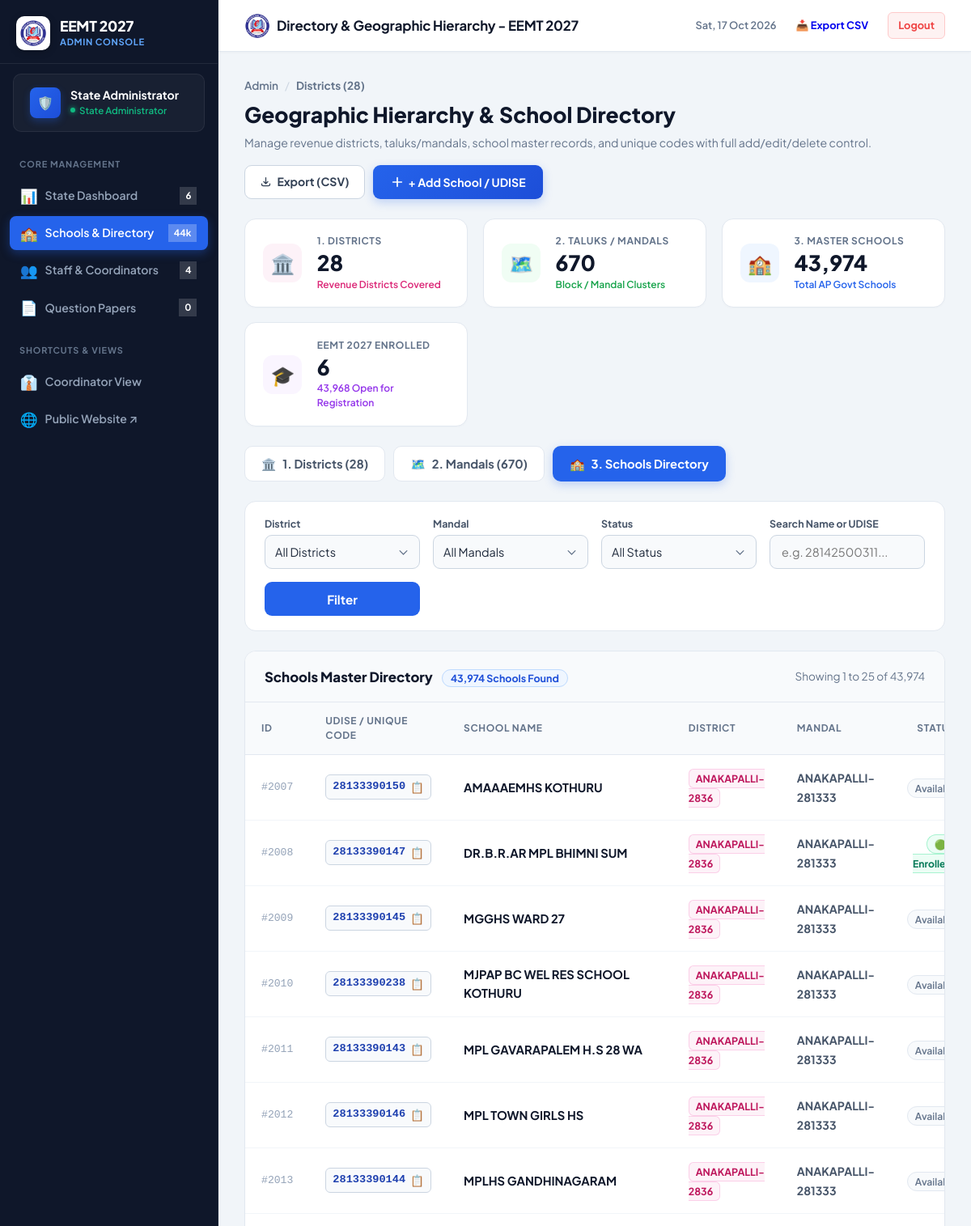
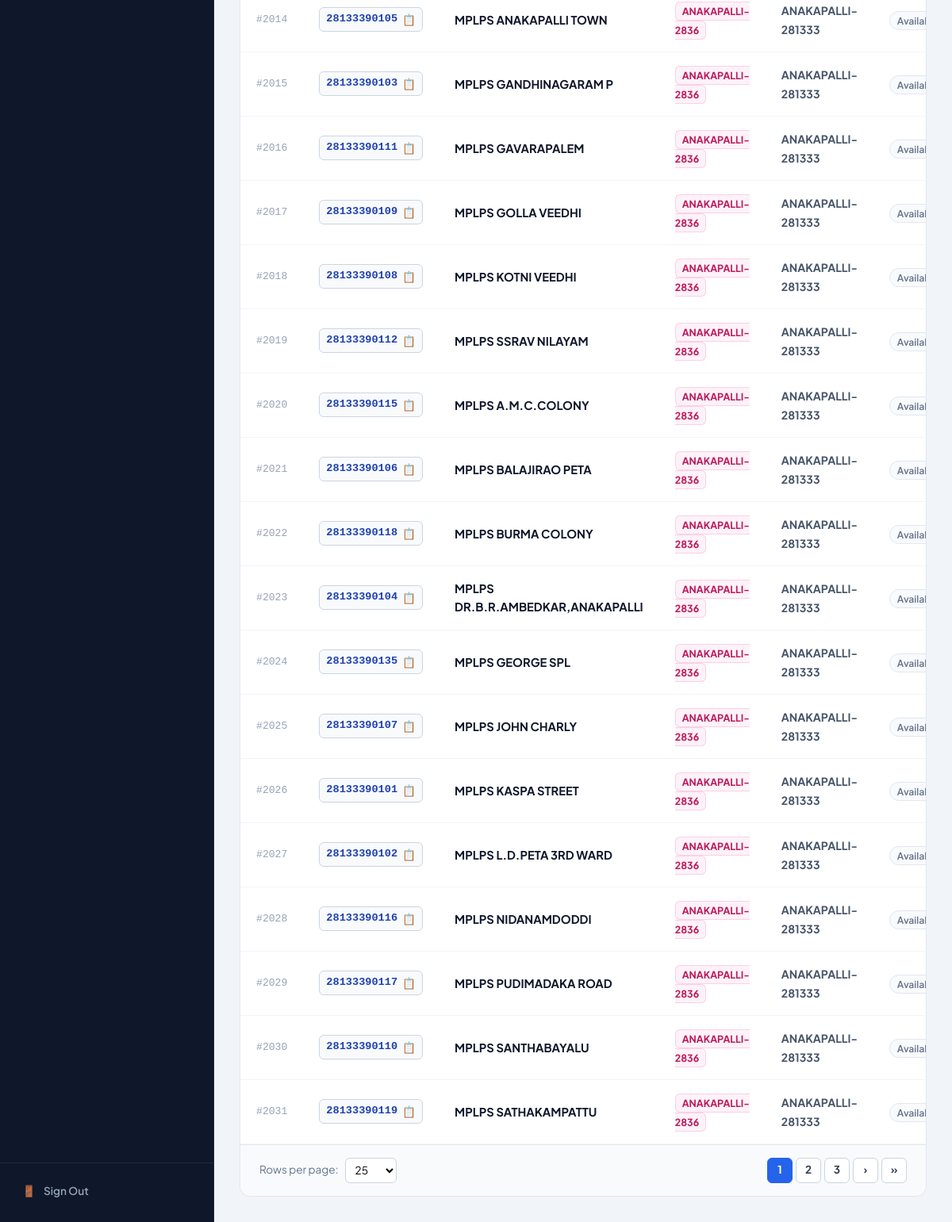
Page /admin/schools_master.php?view=schools (signed in) on the committed database (2 pictures, top to bottom).
### tables this page shows
CREATE TABLE schools_master (
    id INTEGER PRIMARY KEY AUTOINCREMENT,
    district TEXT NOT NULL,
    mandal TEXT NOT NULL,
    school_name TEXT NOT NULL,
    unique_code TEXT NOT NULL,
    is_registered INTEGER DEFAULT 0,
    created_at TEXT DEFAULT CURRENT_TIMESTAMP
);

### admin/schools_master.php (the view, shortened to what the rows shown need)
<?php
$pdo = getDB();
$view = $_GET['view'] ?? 'districts';
$reqPerPage = isset($_GET['per_page']) ? (int)$_GET['per_page'] : 25;
$perPage = in_array($reqPerPage, [15, 25, 50, 100, 250], true) ? $reqPerPage : 25;
require_once __DIR__ . '/includes/admin_header.php';
?>
<div style="display: flex; justify-content: space-between; align-items: flex-start; flex-wrap: wrap; gap: 1rem; margin-bottom: 1.5rem;">
    <div>
        <h1 style="font-size: 1.65rem; font-weight: 800; color: #0f172a; margin: 0 0 0.3rem 0;">
            Geographic Hierarchy &amp; School Directory
        </h1>
    </div>
</div>
<?php if ($view === 'districts'): ?>
    <?php
    $districtSearch = trim($_GET['search'] ?? '');
    $whereD = $districtSearch ? "WHERE district LIKE " . $pdo->quote("%$districtSearch%") : "WHERE district != ''";
    $dSql = "
        SELECT
            district,
            COUNT(DISTINCT mandal) AS total_mandals,
            COUNT(*) AS total_schools,
            SUM(CASE WHEN is_registered = 1 THEN 1 ELSE 0 END) AS registered_schools
        FROM schools_master
        {$whereD}
        GROUP BY district
        ORDER BY district ASC
    ";
    $districtsData = $pdo->query($dSql)->fetchAll(PDO::FETCH_ASSOC);
    ?>
    <div style="background: #ffffff; border: 1px solid #e2e8f0; border-radius: 14px; padding: 1.15rem 1.5rem; margin-bottom: 1.5rem; display: flex; justify-content: space-between; align-items: center; gap: 1rem; flex-wrap: wrap;">
        <form method="GET" action="schools_master.php" style="display: flex; gap: 10px; align-items: center; flex: 1; max-width: 500px;">
            <input type="hidden" name="view" value="districts">
            <input type="text" name="search" class="sm-input" placeholder="Search District by name..." value="<?php echo htmlspecialchars($districtSearch); ?>">
            <button type="submit" class="btn" style="background: #2563eb; color: white; border: none; padding: 0 1.25rem; height: 42px; font-weight: 700; border-radius: 9px; cursor: pointer; white-space: nowrap;">
                Search
            </button>
            <?php if ($districtSearch): ?>
                <a href="schools_master.php?view=districts" class="btn" style="background: #f1f5f9; color: #475569; border: 1.5px solid #cbd5e1; padding: 0 1rem; height: 42px; font-weight: 700; border-radius: 9px; text-decoration: none; display: inline-flex; align-items: center;">Reset</a>
            <?php endif; ?>
        </form>
        <div style="font-size: 0.88rem; color: #64748b; font-weight: 600;">
            Showing <strong><?php echo count($districtsData); ?></strong> Revenue Districts
        </div>
    </div>
    <div class="data-table-wrapper">
        <div style="padding: 1.15rem 1.5rem; border-bottom: 1px solid #e2e8f0; background: #f8fafc; display: flex; justify-content: space-between; align-items: center;">
            <span style="font-weight: 800; color: #0f172a; font-size: 1.05rem;">Andhra Pradesh Revenue Districts (28)</span>
            <span style="font-size: 0.82rem; color: #64748b;">Click <strong>"View Mandals"</strong> to drill down into sub-district blocks</span>
        </div>
        <div style="overflow-x: auto;">
            <table style="width: 100%; border-collapse: collapse; text-align: left; margin: 0;">
                <thead class="data-table-head">
                    <tr>
                        <th style="width: 60px;">#</th>
                        <th>District Name</th>
                        <th style="text-align: center;">Total Mandals</th>
                        <th style="text-align: center;">Total Schools</th>
                        <th style="text-align: center;">Enrolled in EEMT</th>
                        <th style="text-align: right;">Actions</th>
                    </tr>
                </thead>
                <tbody>
                    <?php if (empty($districtsData)): ?>
                        <tr>
                            <td colspan="6" style="padding: 3rem 1.5rem; text-align: center; color: #64748b;">
                                <div style="font-size: 2rem;">🔍</div>
                                <div style="font-weight: 700; color: #1e293b; margin-top: 4px;">No districts matching "<?php echo htmlspecialchars($districtSearch); ?>"</div>
                            </td>
                        </tr>
                    <?php else: ?>
                        <?php $idx = 1; foreach ($districtsData as $d): ?>
                            <tr class="data-table-row">
                                <td style="color: #94a3b8; font-family: monospace; font-size: 0.82rem;"><?php echo $idx++; ?></td>
                                <td>
                                    <div style="font-weight: 800; color: #0f172a; font-size: 0.95rem;">
                                        <?php echo htmlspecialchars($d['district']); ?>
                                    </div>
                                </td>
                                <td style="text-align: center;">
                                    <span style="background: #f0fdf4; color: #15803d; border: 1px solid #bbf7d0; font-size: 0.82rem; font-weight: 700; padding: 4px 10px; border-radius: 9999px;">
                                        🗺️ <?php echo number_format($d['total_mandals']); ?> Mandals
                                    </span>
                                </td>
                                <td style="text-align: center;">
                                    <span style="background: #eff6ff; color: #1d4ed8; border: 1px solid #bfdbfe; font-size: 0.82rem; font-weight: 700; padding: 4px 10px; border-radius: 9999px;">
                                        🏫 <?php echo number_format($d['total_schools']); ?> Schools
                                    </span>
                                </td>
                                <td style="text-align: center;">
                                    <?php if ((int)$d['registered_schools'] > 0): ?>
                                        <span style="background: #faf5ff; color: #7e22ce; border: 1px solid #e9d5ff; font-size: 0.82rem; font-weight: 700; padding: 4px 10px; border-radius: 9999px;">
                                            🎓 <?php echo $d['registered_schools']; ?> Enrolled
                                        </span>
                                    <?php else: ?>
                                        <span style="color: #94a3b8; font-size: 0.82rem;">0</span>
                                    <?php endif; ?>
                                </td>
                                <td style="text-align: right; white-space: nowrap;">
                                    <a href="schools_master.php?view=mandals&district=<?php echo urlencode($d['district']); ?>"
                                       style="height: 32px; padding: 0 12px; background: #2563eb; color: #ffffff; border-radius: 7px; font-size: 0.82rem; font-weight: 700; text-decoration: none; display: inline-flex; align-items: center; gap: 4px;">
                                        🔍 View Mandals &rarr;
                                    </a>
                                    <button type="button" onclick="openEditDistrictModal('<?php echo htmlspecialchars(addslashes($d['district'])); ?>')"
                                            style="height: 32px; padding: 0 10px; background: #f1f5f9; color: #1e293b; border: 1px solid #cbd5e1; border-radius: 7px; font-size: 0.8rem; font-weight: 700; cursor: pointer; margin-left: 4px;">
                                        ✏️ Rename
                                    </button>
                                    <form method="POST" action="schools_master.php" style="display: inline-block; margin-left: 4px;" onsubmit="return confirm('WARNING: Are you sure you want to delete district <?php echo htmlspecialchars(addslashes($d['district'])); ?> and its schools?');">
                                        <input type="hidden" name="action" value="delete_district">
                                        <input type="hidden" name="district" value="<?php echo htmlspecialchars($d['district']); ?>">
                                        <button type="submit" style="height: 32px; padding: 0 9px; background: #fff1f2; color: #e11d48; border: 1px solid #fecdd3; border-radius: 7px; font-size: 0.8rem; font-weight: 700; cursor: pointer;">
                                            🗑️
                                        </button>
                                    </form>
                                </td>
                            </tr>
                        <?php endforeach; ?>
                    <?php endif; ?>
                </tbody>
            </table>
        </div>
    </div>
<?php else: ?>
    <?php
    $whereS = [];
    $paramsS = [];
    $whereSSql = !empty($whereS) ? "WHERE " . implode(' AND ', $whereS) : "";
    $countStmt = $pdo->prepare("SELECT COUNT(*) FROM schools_master {$whereSSql}");
    $countStmt->execute($paramsS);
    $totalFiltered = (int)$countStmt->fetchColumn();
    $totalPages = max(1, (int)ceil($totalFiltered / $perPage));
    $page = max(1, min($totalPages, (int)($_GET['page'] ?? 1)));
    $offset = ($page - 1) * $perPage;
    $q = "SELECT * FROM schools_master {$whereSSql} ORDER BY district ASC, mandal ASC, school_name ASC LIMIT :limit OFFSET :offset";
    $stmtS = $pdo->prepare($q);
    $stmtS->bindValue(':limit', $perPage, PDO::PARAM_INT);
    $stmtS->bindValue(':offset', $offset, PDO::PARAM_INT);
    $stmtS->execute();
    $schoolsData = $stmtS->fetchAll(PDO::FETCH_ASSOC);
    ?>
    <div class="data-table-wrapper">
        <div style="overflow-x: auto;">
            <table style="width: 100%; border-collapse: collapse; text-align: left; margin: 0;">
                <thead class="data-table-head">
                    <tr>
                        <th style="width: 60px;">ID</th>
                        <th>UDISE / Unique Code</th>
                        <th>School Name</th>
                        <th>District</th>
                        <th>Mandal</th>
                        <th style="text-align: center;">Status</th>
                    </tr>
                </thead>
                <tbody>
                    <?php if (empty($schoolsData)): ?>
                        <tr>
                            <td colspan="7" style="padding: 3rem 1.5rem; text-align: center; color: #64748b;">
                                <div style="font-size: 2rem;">🔍</div>
                                <div style="font-weight: 700; color: #1e293b; margin-top: 4px;">No schools found</div>
                            </td>
                        </tr>
                    <?php else: ?>
                        <?php foreach ($schoolsData as $s): ?>
                            <tr class="data-table-row">
                                <td style="color: #94a3b8; font-family: monospace; font-size: 0.82rem;">#<?php echo $s['id']; ?></td>
                                <td>
                                    <div style="display: inline-flex; align-items: center; gap: 6px; background: #f8fafc; border: 1px solid #cbd5e1; border-radius: 6px; padding: 4px 8px;">
                                        <code style="font-family: ui-monospace, SFMono-Regular, monospace; font-size: 0.85rem; font-weight: 700; color: #1e40af;">
                                            <?php echo htmlspecialchars($s['unique_code']); ?>
                                        </code>
                                        <button type="button" onclick="navigator.clipboard.writeText('<?php echo htmlspecialchars($s['unique_code']); ?>'); this.innerText='✓'; setTimeout(() => this.innerText='📋', 1500);" title="Copy UDISE Code" style="background: none; border: none; cursor: pointer; font-size: 0.85rem; padding: 0; color: #64748b;">
                                            📋
                                        </button>
                                    </div>
                                </td>
                                <td>
                                    <div style="font-weight: 700; color: #0f172a; font-size: 0.92rem;">
                                        <?php echo htmlspecialchars($s['school_name']); ?>
                                    </div>
                                </td>
                                <td>
                                    <a href="schools_master.php?view=mandals&district=<?php echo urlencode($s['district']); ?>" style="text-decoration: none;">
                                        <span style="background: #fdf2f8; color: #be185d; border: 1px solid #fbcfe8; font-size: 0.78rem; font-weight: 700; padding: 3px 8px; border-radius: 6px;">
                                            <?php echo htmlspecialchars($s['district']); ?>
                                        </span>
                                    </a>
                                </td>
                                <td>
                                    <a href="schools_master.php?view=schools&district=<?php echo urlencode($s['district']); ?>&mandal=<?php echo urlencode($s['mandal']); ?>" style="color: #475569; font-size: 0.88rem; font-weight: 700; text-decoration: none;">
                                        <?php echo htmlspecialchars($s['mandal']); ?>
                                    </a>
                                </td>
                                <td style="text-align: center;">
                                    <?php if ((int)$s['is_registered'] === 1): ?>
                                        <span style="background: #ecfdf5; color: #047857; border: 1px solid #a7f3d0; font-size: 0.76rem; font-weight: 700; padding: 3px 9px; border-radius: 9999px;">
                                            🟢 Enrolled
                                        </span>
                                    <?php else: ?>
                                        <span style="background: #f8fafc; color: #64748b; border: 1px solid #e2e8f0; font-size: 0.76rem; font-weight: 600; padding: 3px 9px; border-radius: 9999px;">
                                            Available
                                        </span>
                                    <?php endif; ?>
                                </td>
                            </tr>
                        <?php endforeach; ?>
                    <?php endif; ?>
                </tbody>
            </table>
        </div>
    </div>
<?php endif; ?>
<?php require_once __DIR__ . '/includes/admin_footer.php'; ?>

### rows in the picture
schools_master: id "2007", unique_code "28133390150", school_name "AMAAAEMHS KOTHURU", district "ANAKAPALLI-2836", mandal "ANAKAPALLI-281333", is_registered "Available"
schools_master: id "2008", unique_code "28133390147", school_name "DR.B.R.AR MPL BHIMNI SUM", district "ANAKAPALLI-2836", mandal "ANAKAPALLI-281333", is_registered "🟢 Enrolled"
schools_master: id "2009", unique_code "28133390145", school_name "MGGHS WARD 27", district "ANAKAPALLI-2836", mandal "ANAKAPALLI-281333", is_registered "Available"
schools_master: id "2010", unique_code "28133390238", school_name "MJPAP BC WEL RES SCHOOL KOTHURU", district "ANAKAPALLI-2836", mandal "ANAKAPALLI-281333", is_registered "Available"
schools_master: id "2011", unique_code "28133390143", school_name "MPL GAVARAPALEM H.S 28 WA", district "ANAKAPALLI-2836", mandal "ANAKAPALLI-281333", is_registered "Available"
schools_master: id "2012", unique_code "28133390146", school_name "MPL TOWN GIRLS HS", district "ANAKAPALLI-2836", mandal "ANAKAPALLI-281333", is_registered "Available"
schools_master: id "2013", unique_code "28133390144", school_name "MPLHS GANDHINAGARAM", district "ANAKAPALLI-2836", mandal "ANAKAPALLI-281333", is_registered "Available"
schools_master: id "2014", unique_code "28133390105", school_name "MPLPS ANAKAPALLI TOWN", district "ANAKAPALLI-2836", mandal "ANAKAPALLI-281333", is_registered "Available"
schools_master: id "2015", unique_code "28133390103", school_name "MPLPS GANDHINAGARAM P", district "ANAKAPALLI-2836", mandal "ANAKAPALLI-281333", is_registered "Available"
schools_master: id "2016", unique_code "28133390111", school_name "MPLPS GAVARAPALEM", district "ANAKAPALLI-2836", mandal "ANAKAPALLI-281333", is_registered "Available"
schools_master: id "2017", unique_code "28133390109", school_name "MPLPS GOLLA VEEDHI", district "ANAKAPALLI-2836", mandal "ANAKAPALLI-281333", is_registered "Available"
schools_master: id "2018", unique_code "28133390108", school_name "MPLPS KOTNI VEEDHI", district "ANAKAPALLI-2836", mandal "ANAKAPALLI-281333", is_registered "Available"
schools_master: id "2019", unique_code "28133390112", school_name "MPLPS SSRAV NILAYAM", district "ANAKAPALLI-2836", mandal "ANAKAPALLI-281333", is_registered "Available"
schools_master: id "2020", unique_code "28133390115", school_name "MPLPS A.M.C.COLONY", district "ANAKAPALLI-2836", mandal "ANAKAPALLI-281333", is_registered "Available"
schools_master: id "2021", unique_code "28133390106", school_name "MPLPS BALAJIRAO PETA", district "ANAKAPALLI-2836", mandal "ANAKAPALLI-281333", is_registered "Available"
schools_master: id "2022", unique_code "28133390118", school_name "MPLPS BURMA COLONY", district "ANAKAPALLI-2836", mandal "ANAKAPALLI-281333", is_registered "Available"
schools_master: id "2023", unique_code "28133390104", school_name "MPLPS DR.B.R.AMBEDKAR,ANAKAPALLI", district "ANAKAPALLI-2836", mandal "ANAKAPALLI-281333", is_registered "Available"
schools_master: id "2024", unique_code "28133390135", school_name "MPLPS GEORGE SPL", district "ANAKAPALLI-2836", mandal "ANAKAPALLI-281333", is_registered "Available"
schools_master: id "2025", unique_code "28133390107", school_name "MPLPS JOHN CHARLY", district "ANAKAPALLI-2836", mandal "ANAKAPALLI-281333", is_registered "Available"
schools_master: id "2026", unique_code "28133390101", school_name "MPLPS KASPA STREET", district "ANAKAPALLI-2836", mandal "ANAKAPALLI-281333", is_registered "Available"
schools_master: id "2027", unique_code "28133390102", school_name "MPLPS L.D.PETA 3RD WARD", district "ANAKAPALLI-2836", mandal "ANAKAPALLI-281333", is_registered "Available"
schools_master: id "2028", unique_code "28133390116", school_name "MPLPS NIDANAMDODDI", district "ANAKAPALLI-2836", mandal "ANAKAPALLI-281333", is_registered "Available"
schools_master: id "2029", unique_code "28133390117", school_name "MPLPS PUDIMADAKA ROAD", district "ANAKAPALLI-2836", mandal "ANAKAPALLI-281333", is_registered "Available"
schools_master: id "2030", unique_code "28133390110", school_name "MPLPS SANTHABAYALU", district "ANAKAPALLI-2836", mandal "ANAKAPALLI-281333", is_registered "Available"
schools_master: id "2031", unique_code "28133390119", school_name "MPLPS SATHAKAMPATTU", district "ANAKAPALLI-2836", mandal "ANAKAPALLI-281333", is_registered "Available"

### other values in the picture
$user['name'] "State Administrator"
$totalSchoolsBadge "6"
$totalMasterBadge "44k"
$totalStaffBadge "4"
$totalPapersBadge "0"
$pageTitle "Directory & Geographic Hierarchy - EEMT 2027"
$totalDistrictsCount "28"
$totalMandalsCount "670"
$totalMasterSchools "43,974"
$totalRegisteredSchools "6"
$totalMasterSchools - $totalRegisteredSchools "43,968"
$totalFiltered "43,974"
$offset + 1 "1"
min($offset + $perPage, $totalFiltered) "25"
form field value "25"
